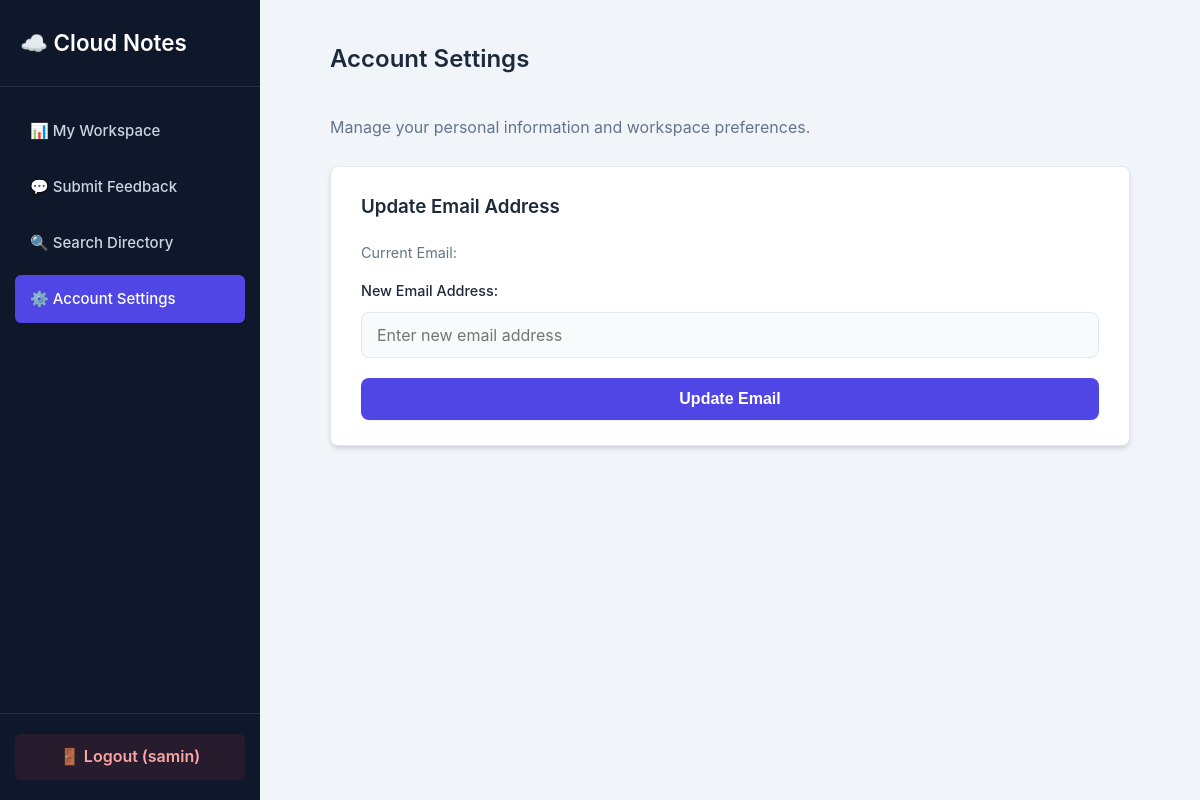
/settings.php (signed in), run on an earlier commit of the app's database.
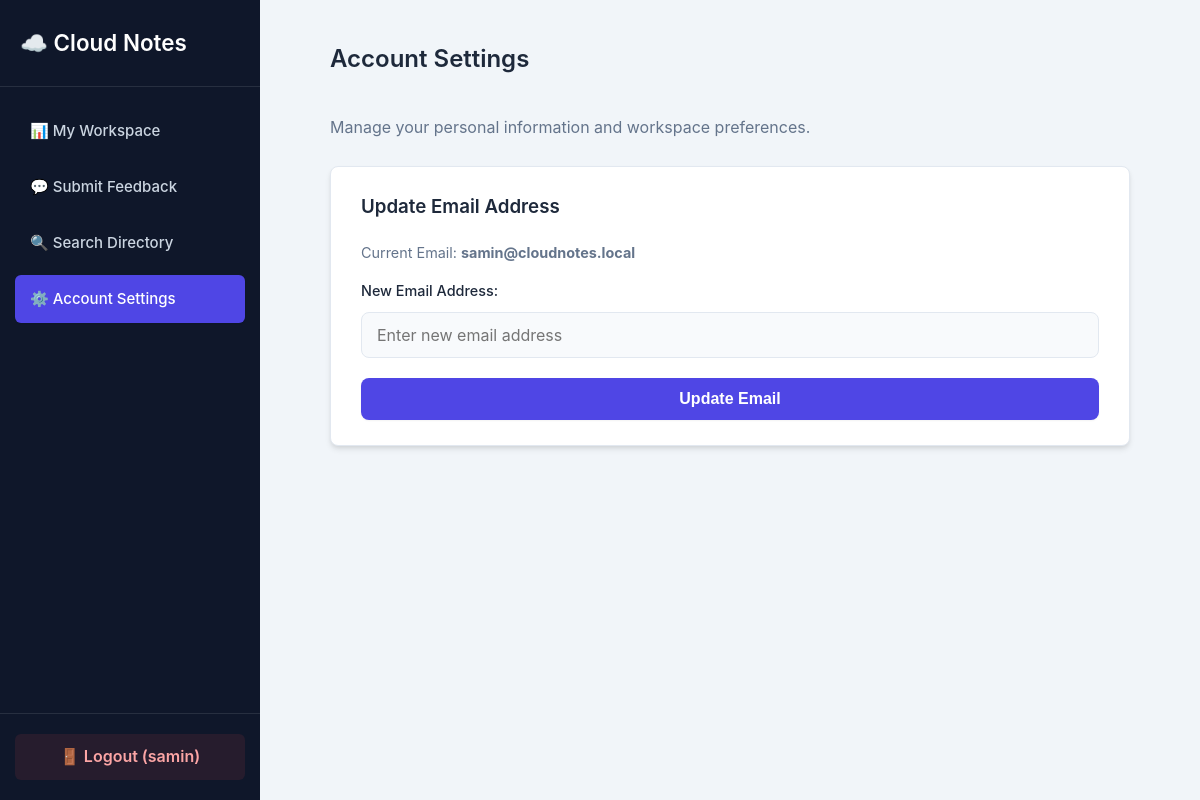
And on a later commit of the database.
### tables this page shows
CREATE TABLE users (
    id INT AUTO_INCREMENT PRIMARY KEY,
    name VARCHAR(100) NOT NULL,
    email VARCHAR(150) NOT NULL,
    password VARCHAR(100) NOT NULL,
    role_id INT DEFAULT 1,
    FOREIGN KEY (role_id) REFERENCES roles(id) ON DELETE SET NULL
);

### settings.php (the view, shortened to what this page needs)
<?php
include 'con.php';
$user_id = $_SESSION['user_id'];
$fetch_query = "SELECT email FROM users WHERE id = $user_id";
$result = mysqli_query($conn, $fetch_query);
$current_user_data = mysqli_fetch_assoc($result);
$current_email = $current_user_data['email'];
?>
<!DOCTYPE html>
<html>
<head>
    <link rel="stylesheet" href="style.css">
</head>
<body>
    <div class="app-layout">
        <aside class="sidebar">
            <div class="sidebar-header">
                <h2>☁️ Cloud Notes</h2>
            </div>
            <nav class="sidebar-nav">
                <a href="dashboard.php">📊 My Workspace</a>
                <a href="comment.php">💬 Submit Feedback</a>
                <a href="reflected_xss.php">🔍 Search Directory</a>
                <a href="settings.php" class="active">⚙️ Account Settings</a>
            </nav>
            <div class="sidebar-footer">
                <a href="logout.php" class="logout-btn">🚪 Logout (<?php echo htmlspecialchars($_SESSION['username']); ?>)</a>
            </div>
        </aside>
        <main class="main-content">
            <div class="content-wrapper">
                <h2>Account Settings</h2>
                <p style="margin-bottom: 25px; color: var(--text-muted);">Manage your personal information and workspace preferences.</p>
                <div class="card">
                    <h3>Update Email Address</h3>
                    <p style="color: var(--text-muted); font-size: 0.9rem;">Current Email: <strong><?php echo htmlspecialchars($current_email); ?></strong></p>
                    <form method="POST" action="settings.php" style="box-shadow: none; border: none; padding: 0; margin: 0; background: transparent;">
                        <label>New Email Address:</label>
                        <input type="email" name="new_email" placeholder="Enter new email address" style="width: 100%; padding: 12px 15px; margin: 8px 0 20px 0; border: 1px solid var(--border); border-radius: var(--radius); box-sizing: border-box; font-family: inherit; font-size: 1rem; background-color: #f8fafc;" required>
                        <button type="submit">Update Email</button>
                    </form>
                </div>
            </div>
        </main>
    </div>
</body>
</html>

### style.css (style rules this page uses)
:root { --primary: #4f46e5; --primary-hover: #4338ca; --secondary: #1e293b; --sidebar-bg: #0f172a; --background: #f1f5f9; --surface: #ffffff; --text-main: #0f172a; --text-muted: #64748b; --danger: #ef4444; --border: #e2e8f0; --radius: 8px; --shadow-sm: 0 1px 2px 0 rgba(0, 0, 0, 0.05); --shadow-md: 0 4px 6px -1px rgba(0, 0, 0, 0.1), 0 2px 4px -1px rgba(0, 0, 0, 0.06); }
body { font-family: -apple-system, BlinkMacSystemFont, "Segoe UI", Roboto, Helvetica, Arial, sans-serif; background-color: var(--background); color: var(--text-main); margin: 0; padding: 0; line-height: 1.6; }
.app-layout { display: flex; min-height: 100vh; }
.sidebar { width: 260px; background-color: var(--sidebar-bg); color: #f8fafc; display: flex; flex-direction: column; position: fixed; height: 100vh; left: 0; top: 0; }
.sidebar-header { padding: 25px 20px; border-bottom: 1px solid rgba(255, 255, 255, 0.1); margin-bottom: 20px; }
.sidebar-header h2 { color: #ffffff; margin: 0; font-size: 1.4rem; border: none; padding: 0; }
.sidebar-nav { display: flex; flex-direction: column; padding: 0 15px; gap: 8px; flex: 1; }
.sidebar-nav a { color: #cbd5e1; text-decoration: none; padding: 12px 15px; border-radius: 6px; font-size: 15px; font-weight: 500; transition: all 0.2s ease; }
.sidebar-nav a.active { background-color: var(--primary); color: #ffffff; box-shadow: var(--shadow-sm); }
.sidebar-footer { padding: 20px 15px; border-top: 1px solid rgba(255, 255, 255, 0.1); }
.logout-btn { display: block; text-align: center; background-color: rgba(239, 68, 68, 0.1); color: #fca5a5 !important; text-decoration: none; padding: 10px; border-radius: 6px; font-weight: 600; transition: all 0.2s ease; }
.main-content { flex: 1; margin-left: 260px; padding: 40px; display: flex; justify-content: center; }
.content-wrapper { width: 100%; max-width: 800px; }
.card, form, .comments-container, .result, .alert-box { background: var(--surface); padding: 25px 30px; border-radius: var(--radius); box-shadow: var(--shadow-md); margin-bottom: 25px; border: 1px solid var(--border); }
h2, h3 { color: var(--secondary); font-weight: 600; margin-top: 0; }
h2 { font-size: 1.5rem; border-bottom: 2px solid var(--background); padding-bottom: 15px; margin-bottom: 20px; }
label { font-weight: 500; color: var(--secondary); font-size: 0.9rem; }
button, input[type="submit"] { background-color: var(--primary); color: white; padding: 12px 24px; border: none; border-radius: var(--radius); cursor: pointer; font-size: 1rem; font-weight: 600; width: 100%; transition: background-color 0.2s, transform 0.1s; box-shadow: var(--shadow-sm); }

What changed in the data, as far as the page shows it:
now on this page (row edited): users: email "samin@cloudnotes.local"
